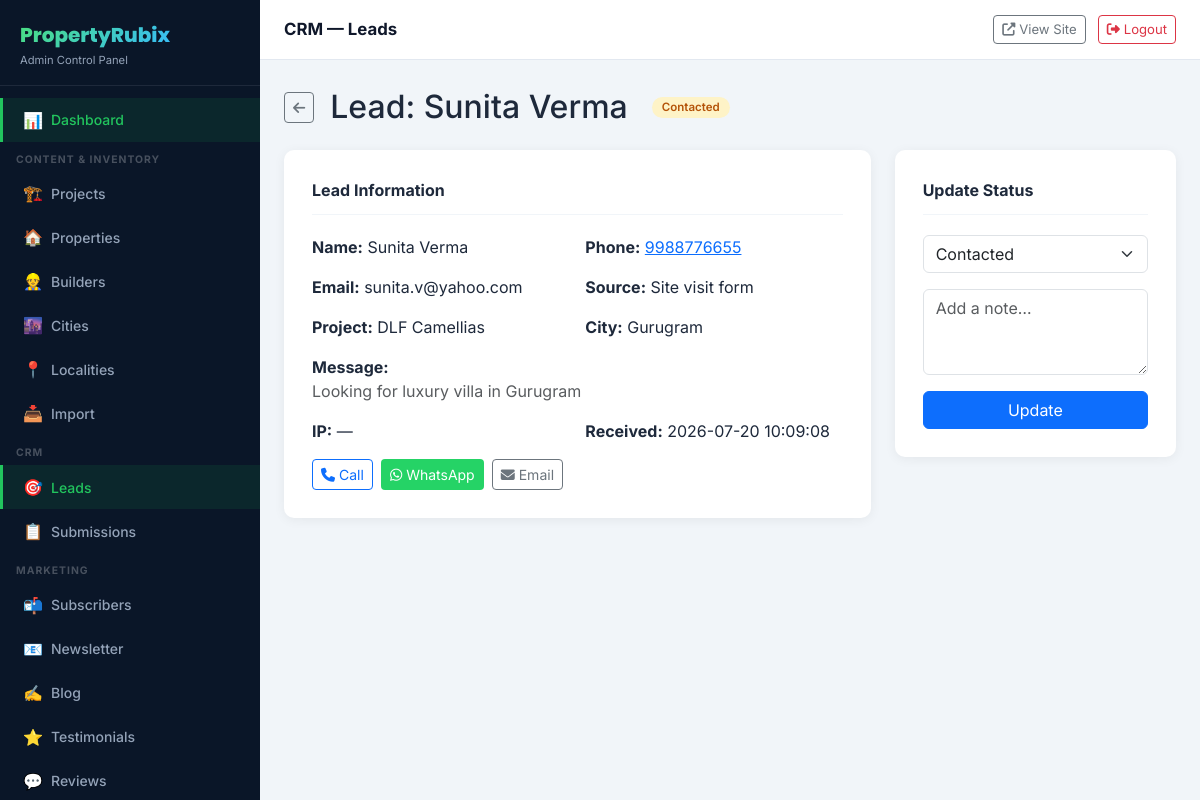
/admin/leads/index.php?action=view&id=2 (signed in), run on the app's committed database.
### tables this page shows
CREATE TABLE `branding_settings` (
  `id`              INT UNSIGNED NOT NULL AUTO_INCREMENT,
  `site_name`       VARCHAR(255) DEFAULT 'PropertyRubix',
  `logo`            VARCHAR(255) DEFAULT NULL,
  `favicon`         VARCHAR(255) DEFAULT NULL,
  `primary_color`   VARCHAR(20)  DEFAULT '#16a34a',
  `secondary_color` VARCHAR(20)  DEFAULT '#0f172a',
  `tagline`         VARCHAR(255) DEFAULT NULL,
  `updated_at`      DATETIME NOT NULL DEFAULT CURRENT_TIMESTAMP ON UPDATE CURRENT_TIMESTAMP,
  PRIMARY KEY (`id`)
);

CREATE TABLE `leads` (
  `id`                 INT UNSIGNED NOT NULL AUTO_INCREMENT,
  `name`               VARCHAR(120) NOT NULL,
  `email`              VARCHAR(150) DEFAULT NULL,
  `phone`              VARCHAR(20)  NOT NULL,
  `source`             ENUM('site_visit_form','contact_form','whatsapp','call','chatbot','import') NOT NULL DEFAULT 'contact_form',
  `project_id`         INT UNSIGNED DEFAULT NULL,
  `city_id`            INT UNSIGNED DEFAULT NULL,
  `message`            TEXT DEFAULT NULL,
  `status`             ENUM('new','contacted','qualified','lost','converted') NOT NULL DEFAULT 'new',
  `assigned_to_user_id` INT UNSIGNED DEFAULT NULL,
  `notes`              TEXT DEFAULT NULL,
  `ip_address`         VARCHAR(45) DEFAULT NULL,
  `created_at`         DATETIME NOT NULL DEFAULT CURRENT_TIMESTAMP,
  `updated_at`         DATETIME NOT NULL DEFAULT CURRENT_TIMESTAMP ON UPDATE CURRENT_TIMESTAMP,
  PRIMARY KEY (`id`),
  KEY `idx_status` (`status`),
  KEY `idx_project` (`project_id`),
  KEY `idx_city` (`city_id`),
  KEY `idx_assigned` (`assigned_to_user_id`),
  CONSTRAINT `fk_lead_project` FOREIGN KEY (`project_id`) REFERENCES `projects` (`id`) ON DELETE SET NULL,
  CONSTRAINT `fk_lead_city`    FOREIGN KEY (`city_id`)    REFERENCES `cities`   (`id`) ON DELETE SET NULL
);

CREATE TABLE `projects` (
  `id`                INT UNSIGNED NOT NULL AUTO_INCREMENT,
  `builder_id`        INT UNSIGNED DEFAULT NULL,
  `city_id`           INT UNSIGNED DEFAULT NULL,
  `name`              VARCHAR(255) NOT NULL,
  `slug`              VARCHAR(255) NOT NULL,
  `type`              ENUM('residential','commercial','plot') NOT NULL DEFAULT 'residential',
  `status`            ENUM('upcoming','under_construction','ready_to_move','new_launch') NOT NULL DEFAULT 'upcoming',
  `price_min`         DECIMAL(15,2) DEFAULT NULL,
  `price_max`         DECIMAL(15,2) DEFAULT NULL,
  `price_on_request`  TINYINT(1) NOT NULL DEFAULT 0,
  `unit_types`        VARCHAR(255) DEFAULT NULL COMMENT 'e.g. 2BHK, 3BHK, 4BHK',
  `area_range`        VARCHAR(100) DEFAULT NULL,
  `rera_id`           VARCHAR(100) DEFAULT NULL,
  `rera_verified`     TINYINT(1) NOT NULL DEFAULT 0,
  `address`           TEXT DEFAULT NULL,
  `location_area`     VARCHAR(255) DEFAULT NULL,
  `latitude`          DECIMAL(10,8) DEFAULT NULL,
  `longitude`         DECIMAL(11,8) DEFAULT NULL,
  `map_embed_url`     TEXT DEFAULT NULL,
  `short_description` TEXT DEFAULT NULL,
  `description`       LONGTEXT DEFAULT NULL,
  `banner_image`      VARCHAR(255) DEFAULT NULL,
  `thumbnail_image`   VARCHAR(255) DEFAULT NULL,
  `brochure_pdf`      VARCHAR(255) DEFAULT NULL,
  `video_url`         VARCHAR(255) DEFAULT NULL,
  `possession_date`   VARCHAR(80) DEFAULT NULL,
  `is_featured`       TINYINT(1) NOT NULL DEFAULT 0,
  `sort_order`        INT NOT NULL DEFAULT 0,
  `meta_title`        VARCHAR(255) DEFAULT NULL,
  `meta_description`  TEXT DEFAULT NULL,
  `created_at`        DATETIME NOT NULL DEFAULT CURRENT_TIMESTAMP,
  `updated_at`        DATETIME NOT NULL DEFAULT CURRENT_TIMESTAMP ON UPDATE CURRENT_TIMESTAMP,
  PRIMARY KEY (`id`),
  UNIQUE KEY `uq_slug` (`slug`),
  KEY `idx_builder` (`builder_id`),
  KEY `idx_city` (`city_id`),
  KEY `idx_status` (`status`),
  KEY `idx_featured` (`is_featured`),
  KEY `idx_type` (`type`),
  CONSTRAINT `fk_project_builder` FOREIGN KEY (`builder_id`) REFERENCES `builders` (`id`) ON DELETE SET NULL,
  CONSTRAINT `fk_project_city`    FOREIGN KEY (`city_id`)    REFERENCES `cities` (`id`)    ON DELETE SET NULL
);

CREATE TABLE `cities` (
  `id`               INT UNSIGNED NOT NULL AUTO_INCREMENT,
  `state_id`         INT UNSIGNED NOT NULL,
  `name`             VARCHAR(100) NOT NULL,
  `slug`             VARCHAR(120) NOT NULL,
  `banner_image`     VARCHAR(255) DEFAULT NULL,
  `meta_title`       VARCHAR(255) DEFAULT NULL,
  `meta_description` TEXT DEFAULT NULL,
  `sort_order`       INT NOT NULL DEFAULT 0,
  `status`           ENUM('active','inactive') NOT NULL DEFAULT 'active',
  PRIMARY KEY (`id`),
  UNIQUE KEY `uq_city_slug` (`state_id`, `slug`),
  KEY `idx_state` (`state_id`),
  KEY `idx_status` (`status`),
  CONSTRAINT `fk_city_state` FOREIGN KEY (`state_id`) REFERENCES `states` (`id`) ON DELETE CASCADE
);

### config/db.php (called while the page is built, shortened)
<?php
function db(): PDO {
    static $pdo = null;
    if ($pdo === null) {
        $dsn = 'mysql:host=' . DB_HOST . ';dbname=' . DB_NAME . ';charset=' . DB_CHARSET;
        $options = [
            PDO::ATTR_ERRMODE            => PDO::ERRMODE_EXCEPTION,
            PDO::ATTR_DEFAULT_FETCH_MODE => PDO::FETCH_ASSOC,
            PDO::ATTR_EMULATE_PREPARES   => false,
            PDO::MYSQL_ATTR_INIT_COMMAND => "SET NAMES utf8mb4 COLLATE utf8mb4_unicode_ci",
        ];
        try {
            $pdo = new PDO($dsn, DB_USER, DB_PASS, $options);
        } catch (PDOException $e) {
            die('
            <div style="font-family:sans-serif;padding:30px;background:#fef2f2;border:1px solid #fca5a5;border-radius:8px;max-width:600px;margin:40px auto">
                <h2 style="color:#dc2626">⚠ Database Connection Error</h2>
                <p>Could not connect to MySQL. Please check:</p>
                <ul>
                    <li>XAMPP MySQL service is running</li>
                    <li>Database <strong>' . DB_NAME . '</strong> exists in phpMyAdmin</li>
                    <li>Credentials in <code>config/db.php</code> are correct</li>
                    <li>You have imported <code>database/schema.sql</code> and <code>database/seed.sql</code></li>
                </ul>
                <p style="color:#6b7280;font-size:0.875rem">Error: ' . htmlspecialchars($e->getMessage()) . '</p>
            </div>');
        }
    }
    return $pdo;
}

### app/helpers/settings.php (called while the page is built, shortened)
<?php
function getBranding(): array {
    static $branding = [];
    if (!$branding) {
        try {
            $branding = db()->query("SELECT * FROM branding_settings LIMIT 1")->fetch() ?: [];
        } catch (Throwable) {}
    }
    return $branding ?: [
        'site_name' => 'PropertyRubix',
        'primary_color' => '#16a34a',
        'secondary_color' => '#0f172a',
        'tagline' => 'Find Your Perfect Property',
        'logo' => null,
    ];
}

### admin/includes/auth_check.php (called while the page is built, shortened)
<?php
require_once __DIR__ . '/../../config/db.php';
require_once APP_PATH . 'helpers/settings.php';
$branding    = getBranding();
$siteName    = $branding['site_name'] ?? 'PropertyRubix';

### admin/leads/index.php (the view, shortened to what this page needs)
<?php
require_once __DIR__ . '/../includes/auth_check.php';
$pdo    = db();
$action = $_GET['action'] ?? 'list';
$id     = (int)($_GET['id'] ?? 0);
$row    = [];
if ($action === 'view' && $id) {
    $stmt = $pdo->prepare("SELECT l.*, p.name AS project_name, c.name AS city_name FROM leads l LEFT JOIN projects p ON p.id=l.project_id LEFT JOIN cities c ON c.id=l.city_id WHERE l.id=?");
    $stmt->execute([$id]);
    $row  = $stmt->fetch() ?: [];
}
require __DIR__ . '/../includes/header.php';
?>
<?php if ($action === 'view' && $row): ?>
<div class="d-flex align-items-center gap-3 mb-4">
  <a href="?" class="btn btn-sm btn-outline-secondary"><i class="fas fa-arrow-left"></i></a>
  <h2 class="mb-0">Lead: <?= htmlspecialchars($row['name']) ?></h2>
  <span class="adm-badge badge-<?= htmlspecialchars($row['status']) ?> ms-2"><?= ucfirst($row['status']) ?></span>
</div>
<div class="row g-4">
  <div class="col-lg-8">
    <div class="adm-card">
      <div class="adm-card-title">Lead Information</div>
      <div class="row g-3">
        <div class="col-md-6"><strong>Name:</strong> <?= htmlspecialchars($row['name']) ?></div>
        <div class="col-md-6"><strong>Phone:</strong> <a href="tel:<?= htmlspecialchars($row['phone']) ?>"><?= htmlspecialchars($row['phone']) ?></a></div>
        <div class="col-md-6"><strong>Email:</strong> <?= htmlspecialchars($row['email'] ?? '—') ?></div>
        <div class="col-md-6"><strong>Source:</strong> <?= str_replace('_',' ',ucfirst($row['source'])) ?></div>
        <div class="col-md-6"><strong>Project:</strong> <?= htmlspecialchars($row['project_name'] ?? '—') ?></div>
        <div class="col-md-6"><strong>City:</strong> <?= htmlspecialchars($row['city_name'] ?? '—') ?></div>
        <div class="col-12"><strong>Message:</strong><p class="text-muted mb-0"><?= nl2br(htmlspecialchars($row['message'] ?? '')) ?></p></div>
        <div class="col-md-6"><strong>IP:</strong> <?= htmlspecialchars($row['ip_address'] ?? '—') ?></div>
        <div class="col-md-6"><strong>Received:</strong> <?= htmlspecialchars($row['created_at']) ?></div>
      </div>
      <div class="mt-3 d-flex gap-2">
        <a href="tel:<?= htmlspecialchars(preg_replace('/[^+\d]/','', $row['phone'])) ?>" class="btn btn-sm btn-outline-primary"><i class="fas fa-phone me-1"></i>Call</a>
        <a href="https://wa.me/<?= htmlspecialchars(preg_replace('/[^+\d]/','', $row['phone'])) ?>" target="_blank" class="btn btn-sm" style="background:#25d366;color:white"><i class="fab fa-whatsapp me-1"></i>WhatsApp</a>
        <?php if ($row['email']): ?><a href="mailto:<?= htmlspecialchars($row['email']) ?>" class="btn btn-sm btn-outline-secondary"><i class="fas fa-envelope me-1"></i>Email</a><?php endif; ?>
      </div>
    </div>
  </div>
  <div class="col-lg-4">
    <div class="adm-card">
      <div class="adm-card-title">Update Status</div>
      <form method="post" action="?action=update_status">
        <div class="mb-3">
          <select name="status" class="form-select">
            <?php foreach (['new','contacted','qualified','converted','lost'] as $s): ?>
            <option value="<?= $s ?>" <?= $row['status']===$s?'selected':'' ?>><?= ucfirst($s) ?></option>
            <?php endforeach; ?>
          </select>
        </div>
        <div class="mb-3">
          <textarea name="note" class="form-control" rows="3" placeholder="Add a note…"></textarea>
        </div>
        <button type="submit" class="btn btn-primary w-100">Update</button>
      </form>
    </div>
  </div>
</div>
<?php endif; ?>
<?php require __DIR__ . '/../includes/footer.php'; ?>

### admin/includes/sidebar.php (shortened to what this page needs)
<?php
$adminBase = BASE_URL . 'admin/';
$curDir    = basename(dirname($_SERVER['PHP_SELF']));
function adminLink(string $href, string $icon, string $label, string $curDir = '', string $match = ''): string {
    $active = ($match && ($curDir === $match || basename($_SERVER['PHP_SELF']) === $match)) ? 'active' : '';
    return "<a href=\"$href\" class=\"adm-nav-link $active\"><span class=\"nav-icon\">$icon</span> $label</a>";
}
?>
<aside class="adm-sidebar" id="adminSidebar">
  <div class="adm-logo">
    <a href="<?= $adminBase ?>"><?= htmlspecialchars($siteName) ?></a>
    <p>Admin Control Panel</p>
  </div>
  <nav class="adm-nav">
    <?= adminLink($adminBase, '📊', 'Dashboard', $curDir, 'index.php') ?>
    <div class="adm-nav-section">Content & Inventory</div>
    <?= adminLink($adminBase . 'projects/', '🏗️', 'Projects', $curDir, 'projects') ?>
    <?= adminLink($adminBase . 'properties/', '🏠', 'Properties', $curDir, 'properties') ?>
    <?= adminLink($adminBase . 'builders/', '👷', 'Builders', $curDir, 'builders') ?>
    <?= adminLink($adminBase . 'cities/', '🌆', 'Cities', $curDir, 'cities') ?>
    <?= adminLink($adminBase . 'localities/', '📍', 'Localities', $curDir, 'localities') ?>
    <?= adminLink($adminBase . 'import/', '📥', 'Import', $curDir, 'import') ?>
    <div class="adm-nav-section">CRM</div>
    <?= adminLink($adminBase . 'leads/', '🎯', 'Leads', $curDir, 'leads') ?>
    <?= adminLink($adminBase . 'submissions/', '📋', 'Submissions', $curDir, 'submissions') ?>
    <div class="adm-nav-section">Marketing</div>
    <?= adminLink($adminBase . 'subscribers/', '📬', 'Subscribers', $curDir, 'subscribers') ?>
    <?= adminLink($adminBase . 'newsletter/', '📧', 'Newsletter', $curDir, 'newsletter') ?>
    <?= adminLink($adminBase . 'blog/', '✍️', 'Blog', $curDir, 'blog') ?>
    <?= adminLink($adminBase . 'testimonials/', '⭐', 'Testimonials', $curDir, 'testimonials') ?>
    <?= adminLink($adminBase . 'reviews/', '💬', 'Reviews', $curDir, 'reviews') ?>
  </nav>
</aside>

### assets/css/admin.css (style rules this page uses)
:root { --adm-sidebar-bg: #0a1628; --adm-sidebar-w: 260px; --adm-header-h: 60px; --adm-primary: #a9804b; --adm-primary-hover: #8f6b3d; --adm-primary-light: #f2e2ba; --adm-accent: #22c55e; --adm-text: #e2e8f0; --adm-text-muted: #94a3b8; --adm-border: #1e293b; --adm-card: #ffffff; --adm-bg: #f1f5f9; --adm-radius: 10px; }
* { box-sizing: border-box; }
body.admin-body { margin: 0; font-family: 'Inter', sans-serif; background: var(--adm-bg); color: #1e293b; overflow-x: hidden; }
.adm-sidebar { position: fixed; top: 0; left: 0; width: var(--adm-sidebar-w); height: 100vh; background: var(--adm-sidebar-bg); z-index: 1000; display: flex; flex-direction: column; overflow-y: auto; transition: transform 0.3s ease; }
.adm-logo { padding: 20px 20px 16px; border-bottom: 1px solid var(--adm-border); flex-shrink: 0; }
.adm-logo a { text-decoration: none; font-size: 1.25rem; font-weight: 800; font-family: 'Poppins', sans-serif; background: linear-gradient(135deg, #4ade80, #38bdf8); -webkit-background-clip: text; -webkit-text-fill-color: transparent; background-clip: text; }
.adm-logo p { font-size: 0.7rem; color: var(--adm-text-muted); margin: 2px 0 0; }
.adm-nav { padding: 12px 0; flex: 1; }
.adm-nav-section { padding: 10px 16px 4px; font-size: 0.65rem; font-weight: 700; text-transform: uppercase; letter-spacing: 1px; color: rgba(255,255,255,0.25); }
.adm-nav-link { display: flex; align-items: center; gap: 10px; padding: 10px 20px; color: var(--adm-text-muted); text-decoration: none; font-size: 0.875rem; font-weight: 500; border-left: 3px solid transparent; transition: all 0.2s ease; white-space: nowrap; }
.adm-nav-link .nav-icon { font-size: 1rem; width: 18px; text-align: center; }
.adm-nav-link.active { color: var(--adm-accent); background: rgba(22,163,74,0.12); border-left-color: var(--adm-accent); }
.badge-contacted { background: #fef3c7; color: #b45309; }
.adm-badge { display: inline-block; padding: 2px 10px; border-radius: 50px; font-size: 0.72rem; font-weight: 600; }
.adm-card { background: white; border-radius: var(--adm-radius); box-shadow: 0 2px 12px rgba(0,0,0,0.06); padding: 28px; margin-bottom: 24px; }
.adm-card-title { font-size: 1rem; font-weight: 700; margin-bottom: 20px; padding-bottom: 12px; border-bottom: 1px solid #f1f5f9; }

### data on the page
branding_settings: site_name "PropertyRubix"
leads: name "Sunita Verma", status "Contacted", phone "9988776655", email "sunita.v@yahoo.com", source "Site visit form", project.name "DLF Camellias", city.name "Gurugram", message "Looking for luxury villa in Gurugram", ip_address "—", created_at "2026-07-20 10:09:08"

### other printed values
$icon "📊 🏗️ 🏠 👷 🌆 📍 📥 🎯 📋 📬 📧 ✍️ ⭐ 💬"
$label "Dashboard Projects Properties Builders Cities Localities Import Leads Submissions Subscribers Newsletter Blog Testimonials Reviews"
$pageTitle "CRM — Leads"
